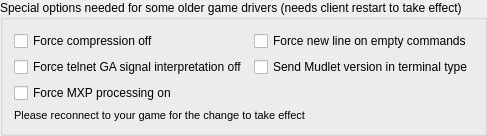
        <widget class="QGroupBox" name="groupBox_specialOptions">
         <property name="title">
          <string>Special options needed for some older game drivers (needs client restart to take effect)</string>
         </property>
         <layout class="QGridLayout" name="gridLayout_groupBox_specialOptions">
          <item row="0" column="0">
           <widget class="QCheckBox" name="mFORCE_MCCP_OFF">
            <property name="text">
             <string>Force compression off</string>
            </property>
           </widget>
          </item>
          <item row="0" column="1">
           <widget class="QCheckBox" name="checkBox_mUSE_FORCE_LF_AFTER_PROMPT">
            <property name="toolTip">
             <string>&lt;p&gt;This option adds a line line break &lt;LF&gt; or &quot;
&quot; to your command input on empty commands. This option will rarely be necessary.&lt;/p&gt;</string>
            </property>
            <property name="accessibleDescription">
             <string>This option adds a line break (LF, or new-line) to your command input on empty commands. This option will rarely be necessary.</string>
            </property>
            <property name="text">
             <string>Force new line on empty commands</string>
            </property>
           </widget>
          </item>
          <item row="1" column="0">
           <widget class="QCheckBox" name="mFORCE_GA_OFF">
            <property name="text">
             <string>Force telnet GA signal interpretation off</string>
            </property>
           </widget>
          </item>
          <item row="1" column="1">
           <widget class="QCheckBox" name="checkBox_mVersionInTTYPE">
            <property name="toolTip">
             <string>&lt;p&gt;Some servers use KaVir’s protocol snippet, which expects the client to provide both its name and a decimal version number during Telnet TTYPE negotiation. However, including a version number is not in accordance with the relevant RFCs as the period character is not permitted therein; so since 2024 Mudlet has stopped sending it by default. As a result, servers that rely on this information may assume Mudlet is version 1.0 or earlier, and consequently restrict color support to 16 colors instead of enabling 256-color mode.&lt;/p&gt;</string>
            </property>
            <property name="accessibleDescription">
             <string>When checked, send Mudlet's version number alongside its name during Telnet TTYPE negotiation. Some servers using KaVir's protocol snippet need this to enable 256-color mode; Mudlet stopped sending it by default in 2024 because the period character it contains is not allowed by the relevant RFCs.</string>
            </property>
            <property name="text">
             <string>Send Mudlet version in terminal type</string>
            </property>
           </widget>
          </item>
          <item row="2" column="0">
           <widget class="QCheckBox" name="checkBox_mForceMXPProcessorOn">
            <property name="toolTip">
             <string>&lt;p&gt;Some servers do not negotiate Mud eXtension Protocol (MXP). When checked, this preference forces the MXP processor to be enabled. Note: To disable MXP entirely, leave this unchecked and also uncheck MXP in Choose protocols section of the General tab in Settings.&lt;/p&gt;</string>
            </property>
            <property name="accessibleDescription">
             <string>When checked, force the MXP processor on for servers that do not negotiate it. To disable MXP entirely, leave this unchecked and also uncheck MXP under Choose protocols on the General tab.</string>
            </property>
            <property name="text">
             <string>Force MXP processing on</string>
            </property>
           </widget>
          </item>
          <item row="3" column="0" colspan="2">
           <widget class="QLabel" name="need_reconnect_for_specialoption">
            <property name="enabled">
             <bool>true</bool>
            </property>
            <property name="font">
             <font>
              <pointsize>8</pointsize>
             </font>
            </property>
            <property name="mouseTracking">
             <bool>false</bool>
            </property>
            <property name="text">
             <string>Please reconnect to your game for the change to take effect</string>
            </property>
            <property name="textFormat">
             <enum>Qt::TextFormat::AutoText</enum>
            </property>
            <property name="wordWrap">
             <bool>true</bool>
            </property>
           </widget>
          </item>
         </layout>
        </widget>
